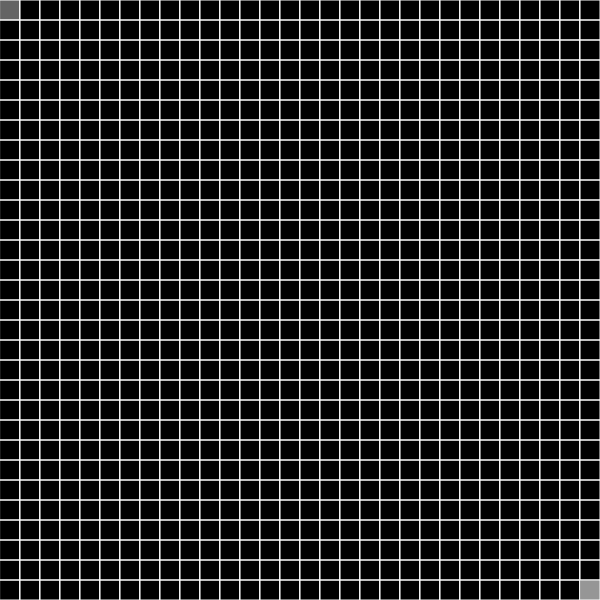
Frame 1 (no input)
Frame 60 (no input): identical to frame 1, image omitted
Frame 120 (the mouse pressed at the canvas centre since frame 60): identical to frame 1, image omitted

The p5.js sketch that drew this single still picture (run headless with seeded random() and noise() and a simulated clock; from frame 60 on, the mouse is pressed at the canvas centre):

// p5.js sketch
// ── sketch.js
/// <reference path="./p5.global-mode.d.ts" />
var col=30;
var row=30;
var grid=new Array(col);
var w=600/col;
var h=600/row;
var s;
var e;
var currentCell; 
var unvisitedQueue;
var started=false;
var processDone=false;

class cell{
  constructor(i,j){
    this.x=i;
    this.y=j;
    this.source=false;
    this.end=false;
    this.dist = Number.POSITIVE_INFINITY;
    this.prev = null; //previous node for tracing 
    this.partofQueue=false;  //part of priority queue
    this.inshortPath=false;
    this.active=true; //unvisited neighbor
    this.neighbor=this.createNeighbor();  //array of neighbor cells
    this.obstacle=false;
  }


  //construct grid
  show(){
    stroke(255);
    noFill();
    
    // if(this.partofQueue==true){
    //   fill(0,180,100);     //color of cell in priority queue
    // }
    if(this.obstacle){
      fill(255, 0, 132);   //color of obstacles
    }
    if(this.source){
      fill(100);    //color for source
    }
    if(this.end){
      fill(150);    //color for end
    }
    if(this.inshortPath){
      fill(0, 255, 255);  //color for shortest path
    }
    
    rect(this.x*w,this.y*h,w,h);
  }
   
  // create array of neighbor cells
  createNeighbor() {
    var arr = new Array()

	

    
    if (this.x < col - 1) {
      arr.push(grid[this.x + 1][this.y]);
    }
    if (this.x > 0) {
      arr.push(grid[this.x - 1][this.y]);
    }
    if (this.y < row - 1) {
      arr.push(grid[this.x][this.y + 1]);
    }
    if (this.y > 0) {
      arr.push(grid[this.x][this.y - 1]);
    }
    if (this.x > 0 && this.y > 0) {
      arr.push(grid[this.x - 1][this.y - 1]);
    }
    if (this.x < col - 1 && this.y > 0) {
      arr.push(grid[this.x + 1][this.y - 1]);
    }
    if (this.x > 0 && this.y < row - 1) {
      arr.push(grid[this.x - 1][this.y + 1]);
    }
    if (this.x < col - 1 && this.y < row - 1) {
      arr.push(grid[this.x + 1][this.y + 1]);
    }
		this.neighbor= arr;
  }

};

  
function setup() {
  createCanvas(600, 600);
   //2d array creation 
  for (let i = 0; i < col ; i++) {
           grid[i]=new Array(row);
  }    
   
  for (let i = 0; i < col; i++) { 
   for (let j = 0; j < row; j++) {
    grid[i][j]=new cell(i,j);
   }  
  } 
    
  s=grid[0][0] 
  s.source=true;
  s.dist=0;
  e=grid[col-1][row-1]
  e.end=true;

  
  // for (let i = 0; i < obstacleList.length; i++) {
  //   obstacleList[i].obstacle=true;
    
  // }
  // grid[2][2].obstacle=true;
  // grid[1][3].obstacle=true;
  // grid[3][3].obstacle=true;
  // grid[3][4].obstacle=true; 
   
  started=false;
} 

    
function mouseDragged() { 
  // if (started==false) {
     var xpos=Math.floor(mouseX/w); 
     var ypos=Math.floor(mouseY/h); 
     if(xpos!=0 && ypos!=0 && grid[xpos][ypos].obstacle==false)
      grid[xpos][ypos].obstacle=true; 
  // }
}  

function draw() {
  background(0); 
  for (let i = 0; i < col; i++) {
    for (let j = 0; j < row; j++) {
      grid[i][j].show();
      grid[i][j].createNeighbor();
    }
   }


  

  if(processDone){
    noLoop();
  }
}

 
//find cell in priority q with minimum dist
function minDistCell() {
  let min=Number.POSITIVE_INFINITY; 
  for (let i = 0; i < col; i++) {
    for (let j = 0; j < row; j++) {
      if (grid[i][j].obstacle==false && grid[i][j].partofQueue==true && grid[i][j].dist<=min) {
        min=grid[i][j];
      } 
    } 
   } 
  return min;
}
 
//backtacking the path

function backtracePath() {
  var  currentpathElement=e; 
  currentpathElement.inshortPath=true;
  while(currentpathElement.source==false){
    currentpathElement.prev.inshortPath=true;
    currentpathElement=currentpathElement.prev;
  }
  processDone=true;
} 

//shortest path finding algorithm   

function Daijkstra() {
  unvisitedQueue=activeQueue();
  started=true;
  while (unvisitedQueue.length>0) { 
    currentCell=minDistCell();
    currentCell.partofQueue=false;
    unvisitedQueue.pop(); 
    for (let i = 0; i < currentCell.neighbor.length; i++) {
      if(currentCell.neighbor[i].active && currentCell.neighbor[i].obstacle==false){
        var currentNeighbor=currentCell.neighbor[i];
        currentNeighbor.active=false;
        var tempDistance= currentCell.dist + 1;
        if(tempDistance < currentNeighbor.dist){
          currentNeighbor.dist=tempDistance;
          currentNeighbor.prev=currentCell;
        } 
      } 
             
    } 
  } 
  
} 
  
  
//queue of active element
function activeQueue() {
  var arr = new Array()
  for(i = 0; i<col; i++){
    for(j = 0; j<row; j++){
      if (grid[i][j].obstacle==false) {
         arr.push(grid[i][j]);
         grid[i][j].partofQueue=true;
      }
    }
  }

  return arr
}



function keyPressed(){
	
	//Space pressed
	if(keyCode == 32){
    Daijkstra();
    backtracePath();
  }

  //R key pressed
	if(keyCode == 82)
  setup()
		
}
  






  
